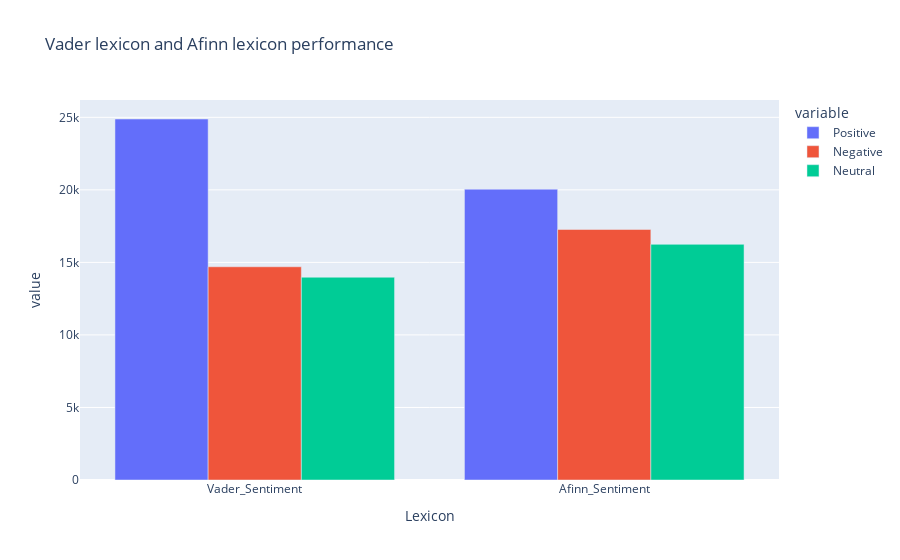

The notebook cell this image was saved under:
### Code cell
import plotly.express as px

a = pd.DataFrame({'Lexicon': ['Vader_Sentiment','Afinn_Sentiment'], 
                  'Positive': [(df2.Vader_Sentiment == 'Positive').sum(), (df2.Afinn_Sentiment == 'Positive').sum()],
                  'Negative': [(df2.Vader_Sentiment == 'Negative').sum(), (df2.Afinn_Sentiment == 'Negative').sum()],
                  'Neutral': [(df2.Vader_Sentiment == 'Neutral').sum(), (df2.Afinn_Sentiment == 'Neutral').sum()]})

fig = px.bar(a, x="Lexicon", y=["Positive", "Negative", "Neutral"], barmode="group"
             , title="Vader lexicon and Afinn lexicon performance")
fig.show()

### Figure 1 — Plotly figure (JSON) as saved in the notebook; plotly's stock layout.template omitted (floating-point values rounded to 4 significant figures)
{"data": [{"alignmentgroup": "True", "hovertemplate": "variable=Positive<br>Lexicon=%{x}<br>value=%{y}<extra></extra>", "legendgroup": "Positive", "marker": {"color": "#636efa"}, "name": "Positive", "offsetgroup": "Positive", "orientation": "v", "showlegend": true, "textposition": "auto", "type": "bar", "x": ["Vader_Sentiment", "Afinn_Sentiment"], "xaxis": "x", "y": [24885, 20047], "yaxis": "y"}, {"alignmentgroup": "True", "hovertemplate": "variable=Negative<br>Lexicon=%{x}<br>value=%{y}<extra></extra>", "legendgroup": "Negative", "marker": {"color": "#EF553B"}, "name": "Negative", "offsetgroup": "Negative", "orientation": "v", "showlegend": true, "textposition": "auto", "type": "bar", "x": ["Vader_Sentiment", "Afinn_Sentiment"], "xaxis": "x", "y": [14698, 17269], "yaxis": "y"}, {"alignmentgroup": "True", "hovertemplate": "variable=Neutral<br>Lexicon=%{x}<br>value=%{y}<extra></extra>", "legendgroup": "Neutral", "marker": {"color": "#00cc96"}, "name": "Neutral", "offsetgroup": "Neutral", "orientation": "v", "showlegend": true, "textposition": "auto", "type": "bar", "x": ["Vader_Sentiment", "Afinn_Sentiment"], "xaxis": "x", "y": [13978, 16245], "yaxis": "y"}], "layout": {"barmode": "group", "legend": {"title": {"text": "variable"}, "tracegroupgap": 0}, "title": {"text": "Vader lexicon and Afinn lexicon performance"}, "xaxis": {"anchor": "y", "domain": [0, 1], "title": {"text": "Lexicon"}}, "yaxis": {"anchor": "x", "domain": [0, 1], "title": {"text": "value"}}}}
